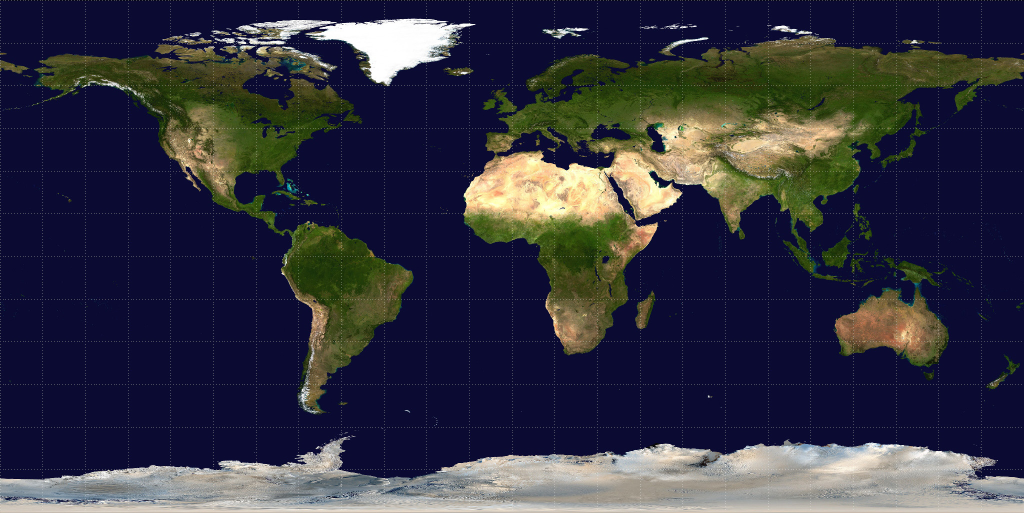
%> input picture earth.jpg, 2048 x 1025 px (shown at 1/2 size)
$ octave shperes.m   (GNU Octave 9; MATLAB toolbox functions it lacks are replaced by stand-ins)
%> lines starting %> are read from the running program, lines starting %| are printed output that depends on the picture
clear;
figure(1);
title('Solar System');
xlabel('X');
ylabel('Y');
zlabel('Z');
hold on;
grid on;
axis vis3d;
format long
axis([-15, 15, -15, 15, -15, 15])
%axis off
%format long;

resolution = 50;

% Earth
[e_x,e_y,e_z] = sphere(resolution);
earth_texture = flipud(imresize(im2double(imread('earth.jpg')),size(e_x)));
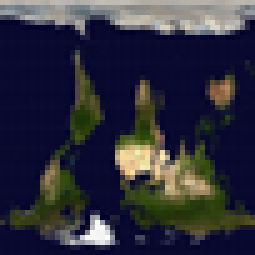
%> earth_texture: size 51x51x3 double (shown 5 times larger); mean R, G, B 0.199, 0.199, 0.257; drawn with min black and max white
earth = surf(e_x, e_y, e_z, earth_texture)
earth.EdgeColor = 'none'

% Saturn
[s_x,s_y,s_z] = sphere(resolution);
s_x = (s_x.*2)+10;
s_y = (s_y.*2);
s_z = (s_z.*2);
saturn_sphere_texture = flipud(imresize(im2double(imread('saturn-sphere.jpg')),size(s_x)));
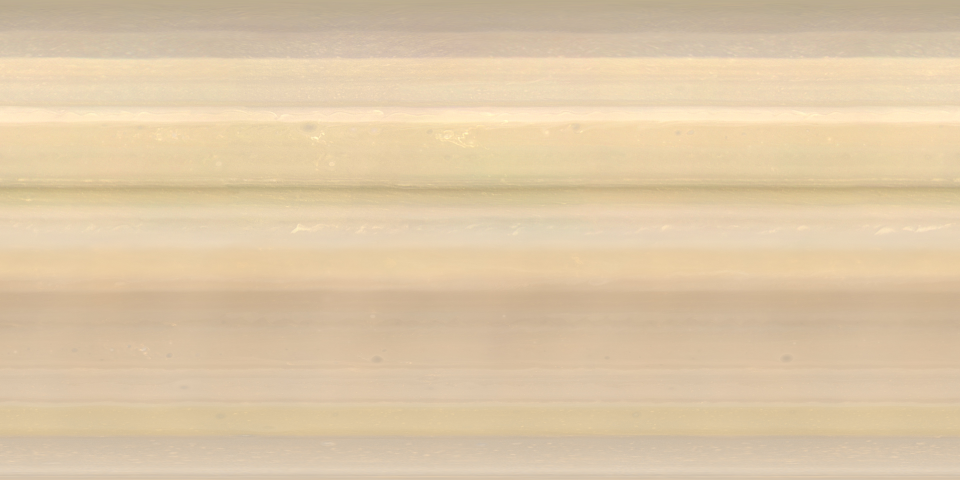
%> input picture saturn-sphere.jpg, 2880 x 1440 px (shown at 1/3 size)
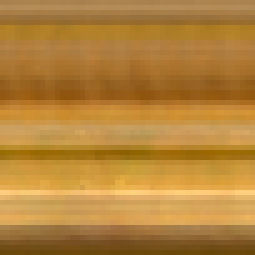
%> saturn_sphere_texture: size 51x51x3 double (shown 5 times larger); mean R, G, B 0.871, 0.784, 0.656; drawn with min black and max white

C(:,:,1) = rand(resolution + 1);
C(:,:,2) = rand(resolution + 1);
C(:,:,3) = rand(resolution + 1);

saturn = surf(s_x, s_y, s_z, saturn_sphere_texture)
%saturn = surf(s_x, s_y, s_z, C)
saturn.EdgeColor = 'none';


% Saturn ring
r = 1;
d = 3.5;

phi = linspace(0,2*pi,resolution)';
alpha = linspace(0,2*pi,resolution*10)';

tmp=[d+r*cos(phi), r*sin(phi)];
sr_x=cos(alpha)*tmp(:,1)';
sr_y=sin(alpha)*tmp(:,1)';
sr_z=tmp(:,2)';sr_z=sr_z(ones(1,length(alpha)),:);

sr_x = sr_x+10;
sr_y = sr_y;
sr_z = (sr_z./15);
saturn_ring_texture = flipud(imresize(im2double(imread('saturn-ring3.jpg')),size(sr_x)));
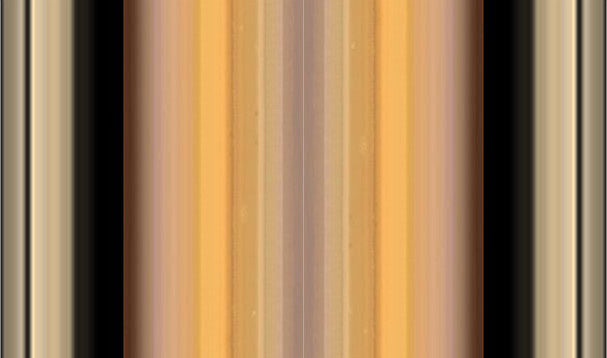
%> input picture saturn-ring3.jpg, 607 x 358 px
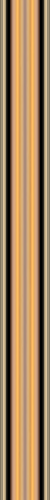
%> saturn_ring_texture: size 500x50x3 double; mean R, G, B 0.627, 0.501, 0.358; drawn with min black and max white
saturn_ring = surf(sr_x, sr_y, sr_z, saturn_ring_texture);
saturn_ring.EdgeColor = 'none'
hold off;

orbitAng = -1;
satPos = [0,0,10;...
          0,0,0;...
          0,0,0];

i = 0;
%> (the run ends here)
